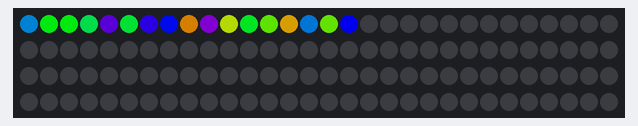
A sketch run on a simulated Arduino Uno, built with avr-gcc and run on an emulated ATmega328P. On the bench: 120 RGB LEDs in strip order, left to right, continuing on the next row. Dim RGB values are drawn brighter than linear; random numbers use the default seed unless the sketch sets one.

Above: at 0.01 s.
At 5.52 s:
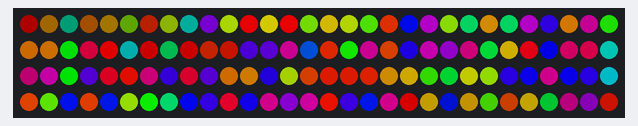
At 9.98 s:
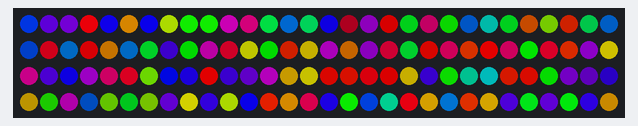
At 19.96 s:
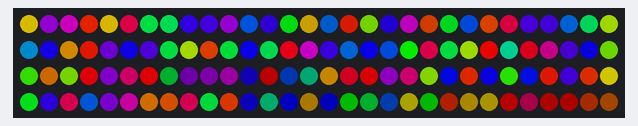
At 29.94 s:
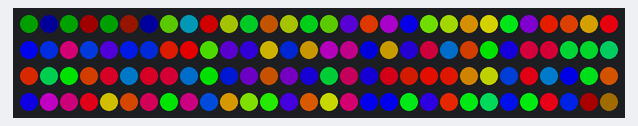
At 39.95 s:
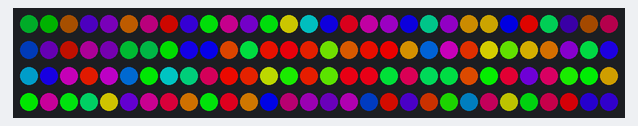

The sketch:

firework.ino.ino
```cpp
#include <FastLED.h>

#define PIN 6          // Pin where the NeoPixel strip is connected
#define NUMPIXELS 120  // Number of LEDs in the strip
#define BRIGHTNESS  200
#define LED_TYPE    WS2812B
#define COLOR_ORDER GRB

CRGB leds[NUMPIXELS];

void setup() {
  FastLED.addLeds<LED_TYPE, PIN, COLOR_ORDER>(leds, NUMPIXELS).setCorrection(TypicalLEDStrip);
  FastLED.setBrightness(BRIGHTNESS);
}

void loop() {
  fireworks();
  FastLED.show();
  delay(50);
}

void fireworks() {
  // Clear the strip
  fadeToBlackBy(leds, NUMPIXELS, 10);

  // Randomly choose a starting point for the firework
  int startPixel = random(NUMPIXELS);

  // Create the firework burst
  for (int i = 0; i < 10; i++) {
    int pixel = startPixel + i;
    if (pixel < NUMPIXELS) {
      leds[pixel] = CHSV(random(0, 255), 255, 255); // Random color
    }
    pixel = startPixel - i;
    if (pixel >= 0) {
      leds[pixel] = CHSV(random(0, 255), 255, 255); // Random color
    }
  }
}
```
